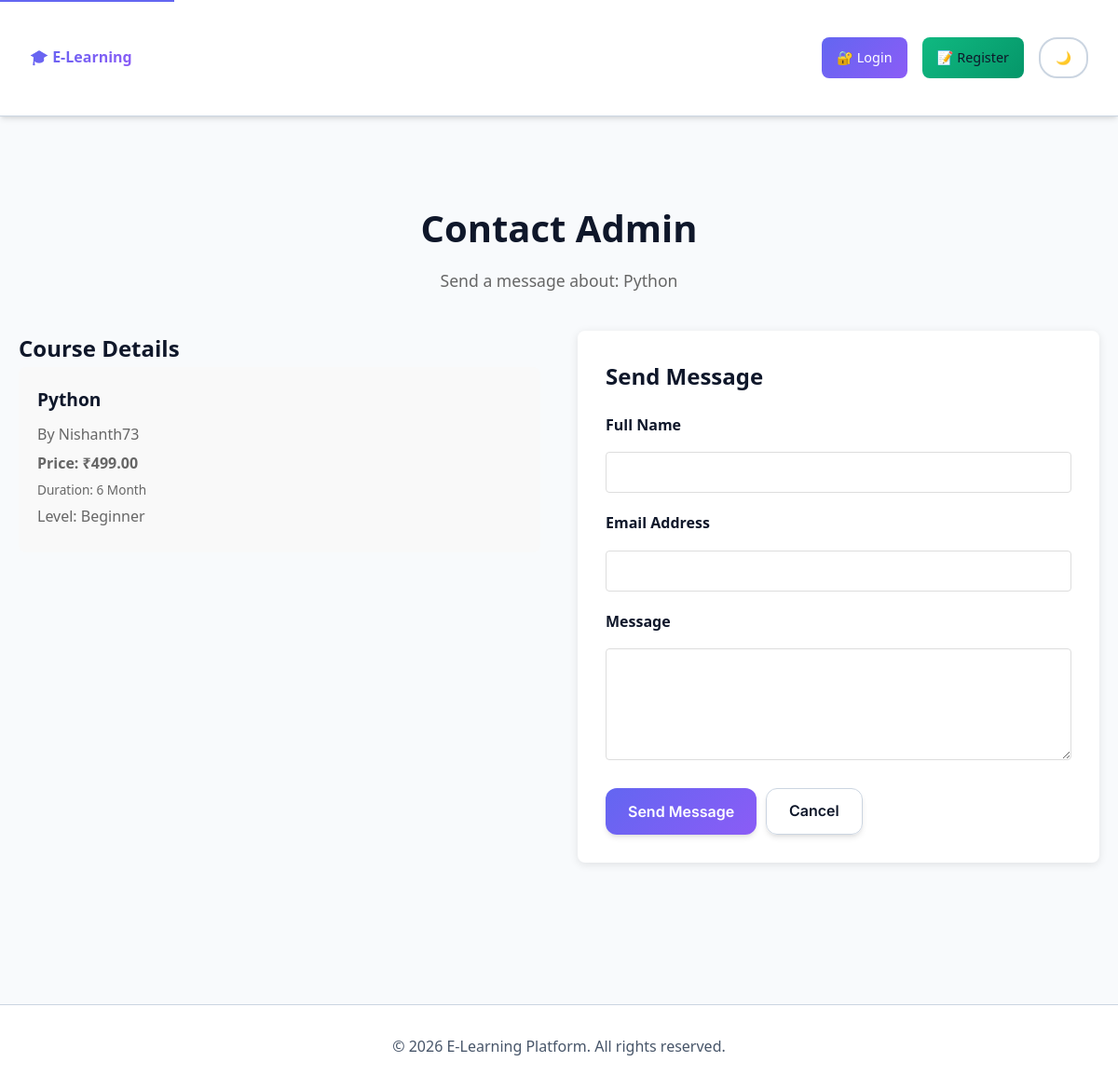
The app's page /courses/course/7/contact/ with its own data.
### learnapp/models.py (models this page shows, shortened)
class Course(models.Model):
    LEVEL_CHOICES = (
        ('beginner', 'Beginner'),
        ('intermediate', 'Intermediate'),
        ('advanced', 'Advanced'),
    )
    title = models.CharField(max_length=200)
    description = models.TextField()
    category = models.ForeignKey(Category, on_delete=models.SET_NULL, null=True, blank=True)
    instructor = models.ForeignKey(User, on_delete=models.CASCADE, related_name='courses')
    thumbnail = models.ImageField(upload_to='course_thumbnails/', blank=True, null=True)
    price = models.DecimalField(max_digits=10, decimal_places=2, default=0.00)
    duration = models.CharField(max_length=100, help_text='e.g., "8 weeks" or "40 hours"', blank=True)
    level = models.CharField(max_length=20, choices=LEVEL_CHOICES, default='beginner')
    lessons_count = models.PositiveIntegerField(default=0, help_text='Number of lessons/lessons')
    learning_outcomes = models.TextField(blank=True, help_text='What students will learn (one per line)')
    requirements = models.TextField(blank=True, help_text='Prerequisites (one per line)')
    is_published = models.BooleanField(default=False)
    created_at = models.DateTimeField(auto_now_add=True)
    updated_at = models.DateTimeField(auto_now=True)

### secondapp/models.py (models this page shows, shortened)
class User(AbstractUser):
    USER_TYPE_CHOICES = (
        ('admin', 'Admin'),
        ('user', 'User'),
    )
    user_type = models.CharField(max_length=10, choices=USER_TYPE_CHOICES, default='user')
    phone_number = models.CharField(max_length=15, blank=False, null=False, unique=True)
    email_verified = models.BooleanField(default=False)
    phone_verified = models.BooleanField(default=False)
    profile_picture = models.ImageField(upload_to='profile_pics/', blank=True, null=True)
    date_of_birth = models.DateField(blank=True, null=True)
    ambition = models.TextField(blank=True, help_text='User\'s career goals or ambitions')
    hobbies = models.TextField(blank=True, help_text='User\'s hobbies (comma-separated)')
    failed_login_attempts = models.PositiveIntegerField(default=0)
    account_locked = models.BooleanField(default=False)
    locked_until = models.DateTimeField(blank=True, null=True)

### learnapp/views.py (the view)
# urls.py: path('course/<int:course_id>/contact/', views.contact_admin, name='contact_admin'),
def contact_admin(request, course_id):
    course = get_object_or_404(Course, id=course_id, is_published=True)
    if request.method == 'POST':
        form = ContactAdminForm(request.POST)
        if form.is_valid():
            name = form.cleaned_data['name']
            email = form.cleaned_data['email']
            message = form.cleaned_data['message']
            subject = f'Course Inquiry: {course.title}'
            email_message = f'''
Name: {name}
Email: {email}
Course: {course.title}
Price: ₹{course.price}

Message:
{message}
'''
            try:
                send_mail(
                    subject,
                    email_message,
                    settings.EMAIL_HOST_USER,
                    [settings.EMAIL_HOST_USER],  # Send to admin email
                    fail_silently=False,
                )
                messages.success(request, 'Your message has been sent to the administrator.')
            except Exception as e:
                messages.error(request, 'There was an error sending your message. Please try again.')
            return redirect('course_detail', course_id=course.id)
    else:
        form = ContactAdminForm()
    return render(request, 'contact_admin.html', {
        'form': form,
        'course': course
    })

### learnapp/forms.py
class ContactAdminForm(forms.Form):
    name = forms.CharField(max_length=100, label='Full Name')
    email = forms.EmailField(label='Email Address')
    message = forms.CharField(widget=forms.Textarea(attrs={'rows': 5}), label='Message')

### templates/contact_admin.html (shortened to what this page needs)
{% extends 'base.html' %}
{% block content %}
<div class="contact-admin-page">
    <div class="container">
        <div class="page-header">
            <h1>Contact Admin</h1>
            <p>Send a message about: {{ course.title }}</p>
        </div>
        <div class="contact-form-container">
            <div class="course-summary">
                <h2>Course Details</h2>
                <div class="course-summary-card">
                    <div class="course-summary-info">
                        <h3>{{ course.title }}</h3>
                        <p class="instructor">By {{ course.instructor.username }}</p>
                        <p class="price">Price: ₹{{ course.price }}</p>
                        <p class="duration">Duration: {{ course.duration|default:"N/A" }}</p>
                        <p class="level">Level: {{ course.get_level_display }}</p>
                    </div>
                </div>
            </div>
            <div class="contact-form-wrapper">
                <h2>Send Message</h2>
                <form method="post">
                    <div class="form-group">
                        <label for="{{ form.name.id_for_label }}">{{ form.name.label }}</label>
                        {{ form.name }}
                    </div>
                    <div class="form-group">
                        <label for="{{ form.email.id_for_label }}">{{ form.email.label }}</label>
                        {{ form.email }}
                    </div>
                    <div class="form-group">
                        <label for="{{ form.message.id_for_label }}">{{ form.message.label }}</label>
                        {{ form.message }}
                    </div>
                    <div class="form-actions">
                        <button type="submit" class="btn btn-primary">Send Message</button>
                        <a href="{% url 'course_detail' course.id %}" class="btn btn-secondary">Cancel</a>
                    </div>
                </form>
            </div>
        </div>
    </div>
</div>
{% endblock %}

### static/css/optimized.css (style rules this page uses)
* { margin: 0; padding: 0; box-sizing: border-box; }
html { scroll-behavior: smooth; }
body { font-family: 'Segoe UI', -apple-system, BlinkMacSystemFont, 'Poppins', sans-serif; font-size: var(--text-base); line-height: 1.6; color: var(--text-primary); background-color: var(--bg-primary); transition: background-color var(--transition-normal), color var(--transition-normal); -webkit-font-smoothing: antialiased; -moz-osx-font-smoothing: grayscale; }
.container { max-width: 1280px; margin: 0 auto; padding: 0 var(--spacing-md); }
@media (min-width: 768px) { .container { padding: 0 var(--spacing-lg); } }
.btn { display: inline-flex; align-items: center; justify-content: center; gap: var(--spacing-xs); padding: var(--spacing-sm) var(--spacing-lg); border: none; border-radius: var(--radius-md); font-size: var(--text-base); font-weight: 600; text-decoration: none; cursor: pointer; transition: all var(--transition-fast); background-color: var(--primary-color); color: var(--text-inverse); min-height: 44px; }
.btn-primary { background-color: var(--primary-color); color: var(--text-inverse); }
.btn-secondary { background-color: var(--bg-card); color: var(--text-primary); border: 1px solid var(--border-color); }
.form-group { margin-bottom: var(--spacing-md); }
.form-group label { display: block; margin-bottom: var(--spacing-xs); font-weight: 600; color: var(--text-primary); font-size: var(--text-sm); }
input, textarea, select { width: 100%; padding: var(--spacing-sm) var(--spacing-md); border: 1px solid var(--border-color); border-radius: var(--radius-md); font-size: var(--text-base); background-color: var(--bg-input); color: var(--text-primary); transition: border-color var(--transition-fast), background-color var(--transition-normal); min-height: 44px; }
input::placeholder, textarea::placeholder { color: var(--text-muted); }
.instructor { display: flex; align-items: center; gap: var(--spacing-sm); color: var(--text-secondary); font-size: var(--text-sm); margin-bottom: var(--spacing-sm); font-weight: 500; }
.price { font-size: var(--text-xl); font-weight: 700; color: var(--success-color); }
.page-header { text-align: center; margin-bottom: var(--spacing-xl); }
.page-header h1 { font-size: var(--text-3xl); color: var(--text-primary); margin-bottom: var(--spacing-sm); }
.page-header p { color: var(--text-secondary); font-size: var(--text-lg); }
.stat-card, .course-card, .card, .btn { will-change: transform; backface-visibility: hidden; -webkit-backface-visibility: hidden; }
@media (min-width: 1200px) { .container { max-width: 1200px; } }

### templates/contact_admin.html (style rules this page uses)
.contact-admin-page { padding: 40px 0; }
.page-header { text-align: center; margin-bottom: 40px; }
.page-header h1 { font-size: 2.5rem; margin-bottom: 10px; }
.page-header p { color: #666; font-size: 1.1rem; }
.contact-form-container { display: grid; grid-template-columns: 1fr 1fr; gap: 40px; max-width: 1200px; margin: 0 auto; }
.course-summary-card { background: #f9f9f9; border-radius: 8px; padding: 20px; display: flex; gap: 20px; }
.course-summary-info h3 { margin: 0 0 10px 0; font-size: 1.2rem; }
.course-summary-info p { margin: 5px 0; color: #666; }
.contact-form-wrapper { background: white; padding: 30px; border-radius: 8px; box-shadow: 0 2px 10px rgba(0,0,0,0.1); }
.contact-form-wrapper h2 { margin-top: 0; margin-bottom: 20px; }
.form-group { margin-bottom: 20px; }
.form-group label { display: block; margin-bottom: 8px; font-weight: 600; }
.form-group input, .form-group textarea { width: 100%; padding: 10px; border: 1px solid #ddd; border-radius: 4px; font-size: 1rem; }
.form-group textarea { min-height: 120px; resize: vertical; }
.form-actions { display: flex; gap: 10px; margin-top: 30px; }

### records on screen
Course: title "Python", instructor.username "Nishanth73", price "499.00", duration "6 Month", level "Beginner"
